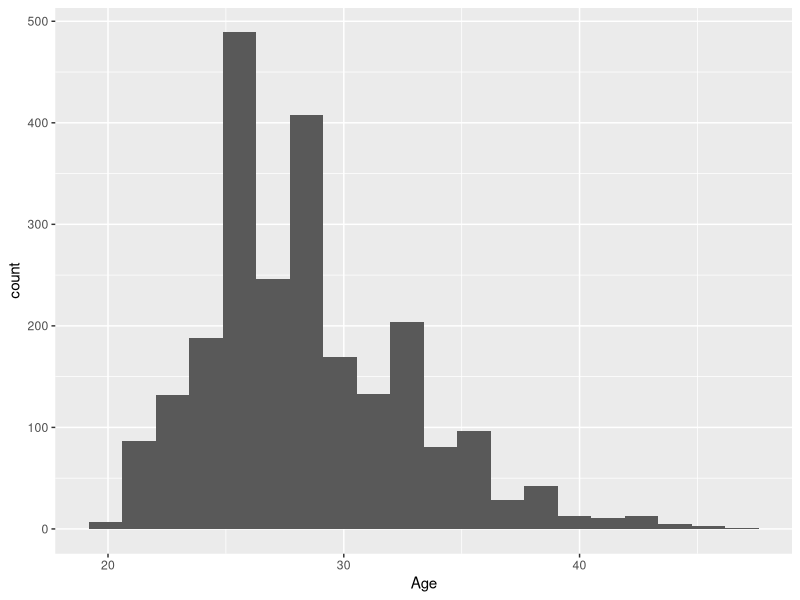
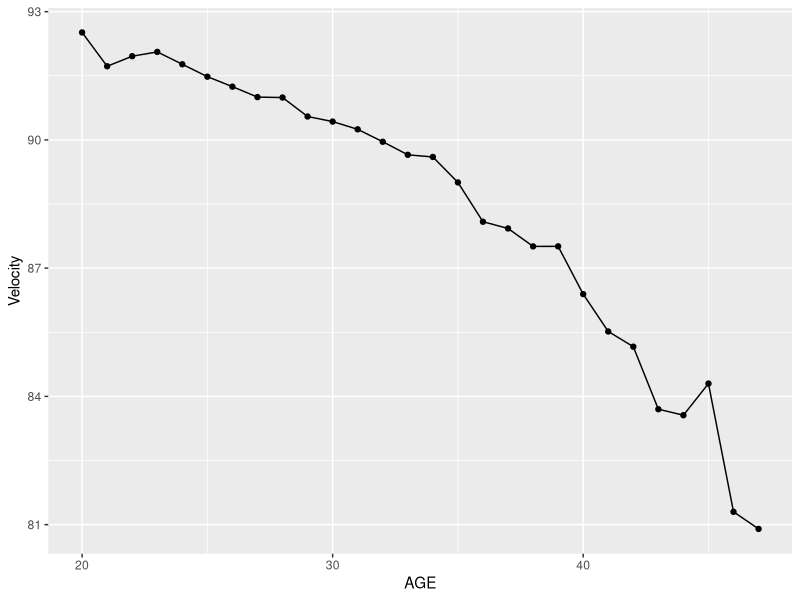
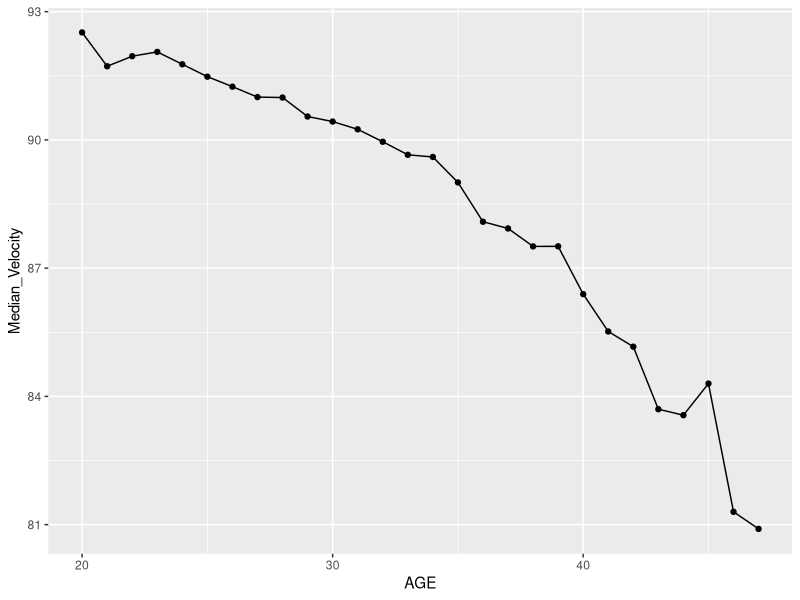

These charts were generated, in order, by the following R code:
setwd("/Users/christianrogers/Desktop/capstone/data")
pitchers <- read.csv("fangraphs.csv")
install.packages("tidyverse")
library(tidyverse)
library(ggplot2)

# AGES of PITCHERS
age_hist <- ggplot(pitchers, aes(Age)) + geom_histogram(bins=20)
age_hist

# Looking at average fastball velocity by age
avg_fbv <- function(age){
  df <- pitchers %>%
    filter(Age == age)
  fb <- df$FBv
  mean(fb)
}

ages <- seq(20,47,1)
vel <- sapply(ages, avg_fbv)
vel
df2 <- data.frame("AGE" = ages, "Velocity" = vel)
df2
ggplot(df2, aes(x = AGE, y=Velocity)) + geom_point() + geom_line()

#Median fastball velocity by age
med_fbv <- function(age){
  df <- pitchers %>%
    filter(Age == age)
  fb <- df$FBv
  median(fb)
}
medvel <- sapply(ages, med_fbv)
medvel
df3 <- data.frame("AGE" = ages, "Median_Velocity" = vel)
ggplot(df3, aes(x = AGE, y=Median_Velocity)) + geom_point() + geom_line()

# Look at pitchers with great fastballs - is the dropoff steeper for them?